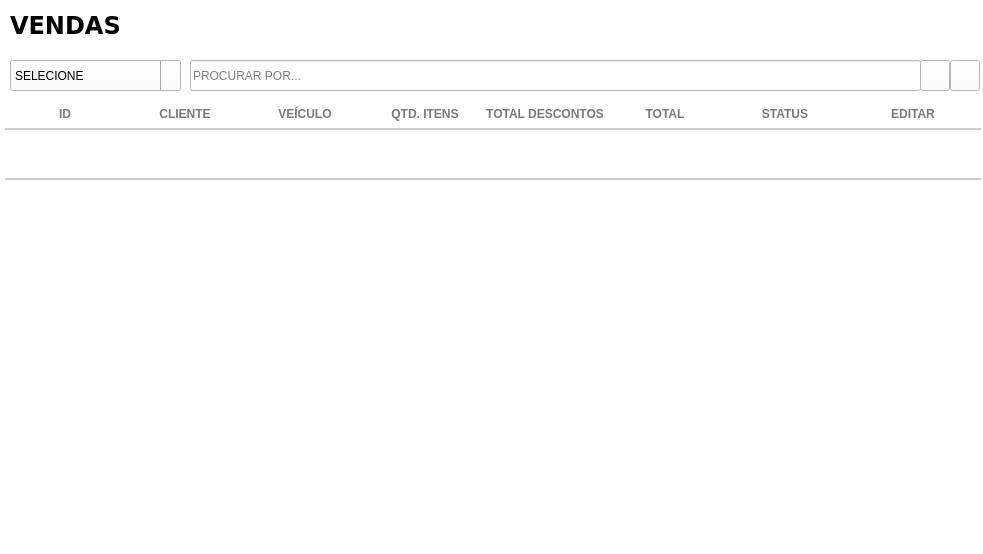
<?xml version="1.0" encoding="UTF-8"?>
<ui version="4.0">
 <class>Frame</class>
 <widget class="QFrame" name="Frame">
  <property name="geometry">
   <rect>
    <x>0</x>
    <y>0</y>
    <width>983</width>
    <height>554</height>
   </rect>
  </property>
  <property name="windowTitle">
   <string>Frame</string>
  </property>
  <property name="styleSheet">
   <string notr="true">background: #FFF;</string>
  </property>
  <widget class="QLineEdit" name="tx_busca">
   <property name="geometry">
    <rect>
     <x>190</x>
     <y>60</y>
     <width>731</width>
     <height>31</height>
    </rect>
   </property>
   <property name="font">
    <font>
     <family>Arial</family>
    </font>
   </property>
   <property name="focusPolicy">
    <enum>Qt::ClickFocus</enum>
   </property>
   <property name="styleSheet">
    <string notr="true">QLineEdit {
color: #000
}
</string>
   </property>
   <property name="placeholderText">
    <string>PROCURAR POR...</string>
   </property>
  </widget>
  <widget class="QComboBox" name="cb_vendas">
   <property name="geometry">
    <rect>
     <x>10</x>
     <y>60</y>
     <width>171</width>
     <height>31</height>
    </rect>
   </property>
   <property name="focusPolicy">
    <enum>Qt::StrongFocus</enum>
   </property>
   <property name="styleSheet">
    <string notr="true">QComboBox{
background: #fff;
color: #000;
font: 13px &quot;Arial&quot; ;
text-transform: uppercase
}
QComboBox:Focus {
border: 1px solid red;
}
 QComboBox::drop-down {
     subcontrol-origin: padding;
     subcontrol-position: top right;
     width: 25px;
     border-left-width: 1px;
     border-left-color: darkgray;
     border-left-style: solid; /* just a single line */
     border-top-right-radius: 3px; /* same radius as the QComboBox */
     border-bottom-right-radius: 3px;
 }
QComboBox::down-arrow {
     image: url(&quot;Imagens/down.png&quot;);
 }
</string>
   </property>
   <item>
    <property name="text">
     <string>SELECIONE</string>
    </property>
   </item>
   <item>
    <property name="text">
     <string>ID</string>
    </property>
   </item>
   <item>
    <property name="text">
     <string>CLIENTE</string>
    </property>
   </item>
  </widget>
  <widget class="QTableWidget" name="tb_vendas">
   <property name="geometry">
    <rect>
     <x>0</x>
     <y>100</y>
     <width>981</width>
     <height>441</height>
    </rect>
   </property>
   <property name="cursor" stdset="0">
    <cursorShape>PointingHandCursor</cursorShape>
   </property>
   <property name="focusPolicy">
    <enum>Qt::WheelFocus</enum>
   </property>
   <property name="styleSheet">
    <string notr="true">QTableView{
color: #797979;
font-weight: bold;
font-size: 13px;
background: #FFF;
padding: 0 0 0 5px;
}
QHeaderView:section{
background: #FFF;
padding: 5px 0 ;
font-size: 12px;
font-family: &quot;Arial&quot;;
font-weight: bold;
color: #797979;
border: none;
border-bottom: 2px solid #CCC;
text-transform: uppercase
}
QTableView::item {
border-bottom: 2px solid #CCC;
padding: 2px;
}

</string>
   </property>
   <property name="frameShape">
    <enum>QFrame::NoFrame</enum>
   </property>
   <property name="frameShadow">
    <enum>QFrame::Plain</enum>
   </property>
   <property name="autoScrollMargin">
    <number>20</number>
   </property>
   <property name="editTriggers">
    <set>QAbstractItemView::NoEditTriggers</set>
   </property>
   <property name="selectionMode">
    <enum>QAbstractItemView::NoSelection</enum>
   </property>
   <property name="selectionBehavior">
    <enum>QAbstractItemView::SelectRows</enum>
   </property>
   <property name="showGrid">
    <bool>false</bool>
   </property>
   <property name="gridStyle">
    <enum>Qt::NoPen</enum>
   </property>
   <property name="wordWrap">
    <bool>false</bool>
   </property>
   <property name="rowCount">
    <number>1</number>
   </property>
   <attribute name="horizontalHeaderDefaultSectionSize">
    <number>120</number>
   </attribute>
   <attribute name="horizontalHeaderHighlightSections">
    <bool>false</bool>
   </attribute>
   <attribute name="horizontalHeaderStretchLastSection">
    <bool>true</bool>
   </attribute>
   <attribute name="verticalHeaderVisible">
    <bool>false</bool>
   </attribute>
   <attribute name="verticalHeaderMinimumSectionSize">
    <number>20</number>
   </attribute>
   <attribute name="verticalHeaderDefaultSectionSize">
    <number>50</number>
   </attribute>
   <row>
    <property name="text">
     <string>1</string>
    </property>
   </row>
   <column>
    <property name="text">
     <string>ID</string>
    </property>
   </column>
   <column>
    <property name="text">
     <string>CLIENTE</string>
    </property>
   </column>
   <column>
    <property name="text">
     <string>VEÍCULO</string>
    </property>
   </column>
   <column>
    <property name="text">
     <string>QTD. ITENS</string>
    </property>
   </column>
   <column>
    <property name="text">
     <string>TOTAL DESCONTOS</string>
    </property>
   </column>
   <column>
    <property name="text">
     <string>TOTAL</string>
    </property>
   </column>
   <column>
    <property name="text">
     <string>STATUS</string>
    </property>
   </column>
   <column>
    <property name="text">
     <string>EDITAR</string>
    </property>
   </column>
  </widget>
  <widget class="QFrame" name="fr_titulo_servicos">
   <property name="geometry">
    <rect>
     <x>0</x>
     <y>0</y>
     <width>981</width>
     <height>51</height>
    </rect>
   </property>
   <property name="styleSheet">
    <string notr="true"/>
   </property>
   <widget class="QLabel" name="lb_tituloClientes_2">
    <property name="geometry">
     <rect>
      <x>10</x>
      <y>10</y>
      <width>200</width>
      <height>30</height>
     </rect>
    </property>
    <property name="font">
     <font>
      <family>DejaVu Sans</family>
      <pointsize>18</pointsize>
      <weight>75</weight>
      <bold>true</bold>
     </font>
    </property>
    <property name="styleSheet">
     <string notr="true">color: rgb(0, 0, 0)</string>
    </property>
    <property name="text">
     <string>VENDAS</string>
    </property>
   </widget>
  </widget>
  <widget class="QPushButton" name="bt_refresh">
   <property name="geometry">
    <rect>
     <x>950</x>
     <y>60</y>
     <width>30</width>
     <height>31</height>
    </rect>
   </property>
   <property name="font">
    <font>
     <family>Arial</family>
    </font>
   </property>
   <property name="cursor">
    <cursorShape>PointingHandCursor</cursorShape>
   </property>
   <property name="focusPolicy">
    <enum>Qt::NoFocus</enum>
   </property>
   <property name="contextMenuPolicy">
    <enum>Qt::NoContextMenu</enum>
   </property>
   <property name="toolTip">
    <string>ATUALIZAR TABELA</string>
   </property>
   <property name="text">
    <string/>
   </property>
   <property name="icon">
    <iconset>
     <normaloff>../Imagens/refresh.png</normaloff>../Imagens/refresh.png</iconset>
   </property>
  </widget>
  <widget class="QPushButton" name="bt_busca">
   <property name="geometry">
    <rect>
     <x>920</x>
     <y>60</y>
     <width>30</width>
     <height>31</height>
    </rect>
   </property>
   <property name="font">
    <font>
     <family>Arial</family>
    </font>
   </property>
   <property name="cursor">
    <cursorShape>PointingHandCursor</cursorShape>
   </property>
   <property name="focusPolicy">
    <enum>Qt::NoFocus</enum>
   </property>
   <property name="contextMenuPolicy">
    <enum>Qt::NoContextMenu</enum>
   </property>
   <property name="toolTip">
    <string>BUSCAR</string>
   </property>
   <property name="text">
    <string/>
   </property>
   <property name="icon">
    <iconset>
     <normaloff>../Imagens/search.png</normaloff>../Imagens/search.png</iconset>
   </property>
  </widget>
 </widget>
 <resources/>
 <connections/>
</ui>
